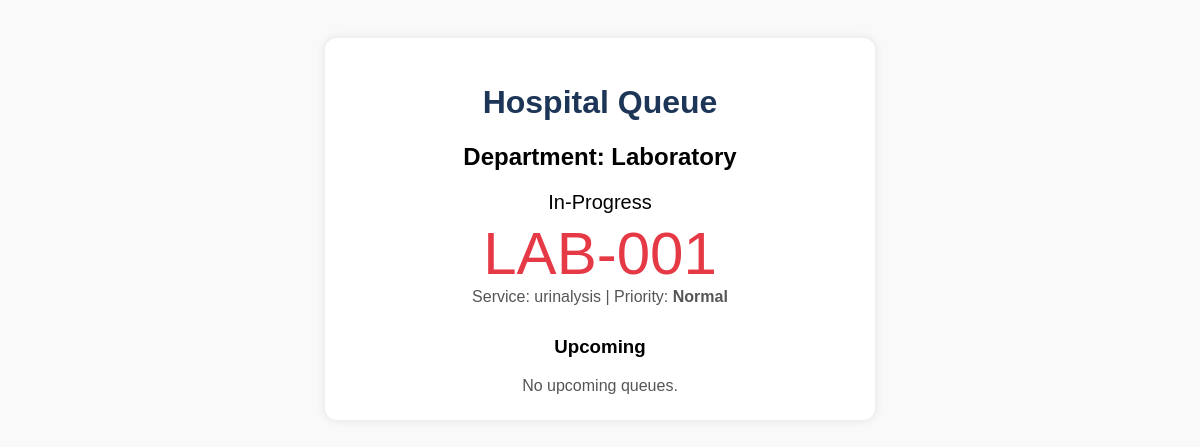
Before: /queue_lab.php with the older database file.
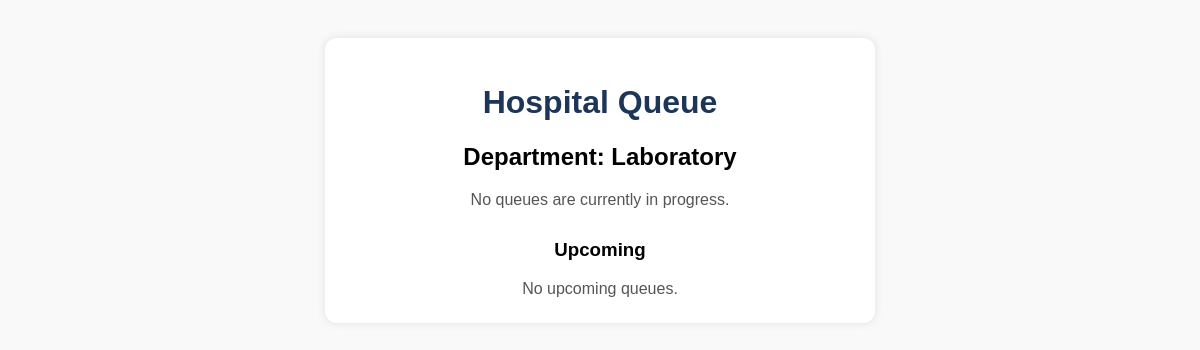
After: the same page with the newer database file.
### tables this page shows
CREATE TABLE `queues` (
  `qid` int(11) NOT NULL,
  `queue_num` varchar(20) NOT NULL,
  `status` enum('waiting','in-progress','completed') DEFAULT 'waiting',
  `service_name` enum('Blood Test','Urinalysis','Medication Pickup','Prescription Refill','Physical Therapy','X-ray Scan','CT Scan','Hemodialysis','Payment','Billing Inquiry','Ultrasound Scan','Record Request','Record Update') NOT NULL,
  `priority` enum('Normal','Emergency','PWD','Senior_Citizen','Pregnant') DEFAULT 'Normal',
  `department_id` int(11) NOT NULL,
  `created_at` datetime DEFAULT current_timestamp(),
  `updated_at` datetime DEFAULT current_timestamp() ON UPDATE current_timestamp()
);

### queue_lab.php (the view, shortened to what this page needs)
<?php
require('lib/conn.php');
$departmentId = isset($_GET['department_id']) ? intval($_GET['department_id']) : 8;
$deptName = "Unknown Department";
$deptStmt = $conn->prepare("SELECT name FROM departments WHERE dept_id = :dept_id");
$deptStmt->execute(['dept_id' => $departmentId]);
if ($row = $deptStmt->fetch()) {
    $deptName = $row['name'];
}
$currentStmt = $conn->prepare("
SELECT * FROM queues
WHERE status = 'in-progress' AND department_id = :dept_id
ORDER BY
    CASE priority
        WHEN 'emergency' THEN 1
        WHEN 'PWD' THEN 2
        WHEN 'senior' THEN 3
        WHEN 'pregnant' THEN 4
        ELSE 5
    END,
    CAST(SUBSTRING(queue_num, 5) AS UNSIGNED) ASC
LIMIT 1
");
$currentStmt->execute(['dept_id' => $departmentId]);
$currentQueue = $currentStmt->fetch();
$upcomingSql = "
SELECT *
FROM queues
WHERE status = 'waiting'
AND department_id = :dept_id
ORDER BY
    CASE
        WHEN priority IN ('emergency', 'PWD', 'Senior_Citizen', 'pregnant') THEN 0
        ELSE 1
    END,
    created_at ASC
";
$upcomingStmt = $conn->prepare($upcomingSql);
$upcomingStmt->execute(['dept_id' => $departmentId]);
$allUpcomingQueues = $upcomingStmt->fetchAll();
?>
<!DOCTYPE html>
<html lang="en">
<head>
</head>
<body>
  <div class="queue-box">
    <h1>Hospital Queue</h1>
    <h2>Department: <?= htmlspecialchars($deptName) ?></h2>
    <?php if ($currentQueue): ?>
      <div class="current">In-Progress</div>
      <div class="current-number"><?= str_pad($currentQueue['queue_num'], 3, '0', STR_PAD_LEFT); ?></div>
      <div class="details">
        Service: <?= htmlspecialchars($currentQueue['service_name']); ?> |
        Priority: <strong><?= ucfirst($currentQueue['priority']); ?></strong>
      </div>
    <?php else: ?>
      <div class="details">No queues are currently in progress.</div>
    <?php endif; ?>
    <div class="upcoming">
      <h3>Upcoming</h3>
    </div>
    <?php if (count($allUpcomingQueues) > 0): ?>
      <form method="post">
        <button type="submit" name="next_in_queue" class="next-button">Next in Queue</button>
      </form>
    <?php else: ?>
      <div class="details">No upcoming queues.</div>
    <?php endif; ?>
  </div>
</body>
</html>

Changed rows visible on the page:
removed queues: queue_num "LAB-001", service_name "urinalysis", priority "Normal"
Other visible differences:
text no longer shown: "In-Progress Service: | Priority:"
text now shown: "No queues are currently in progress."
